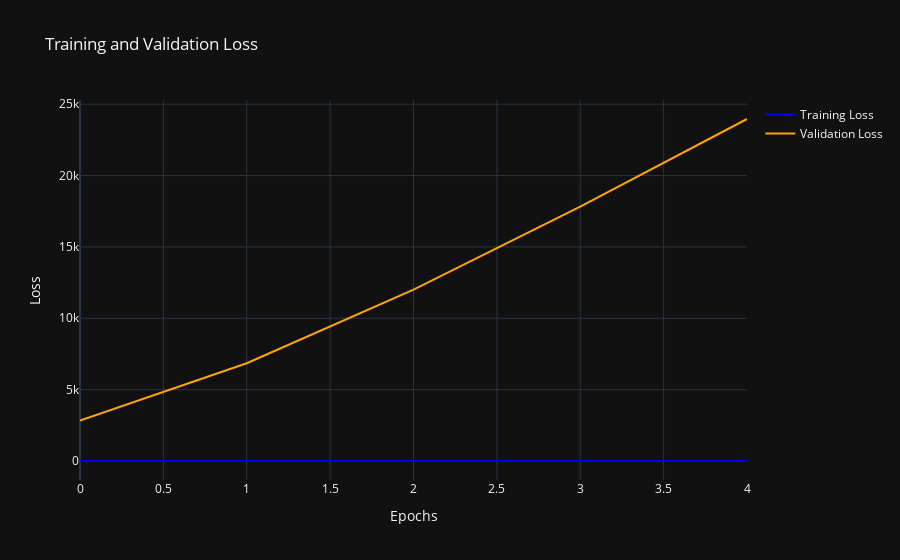
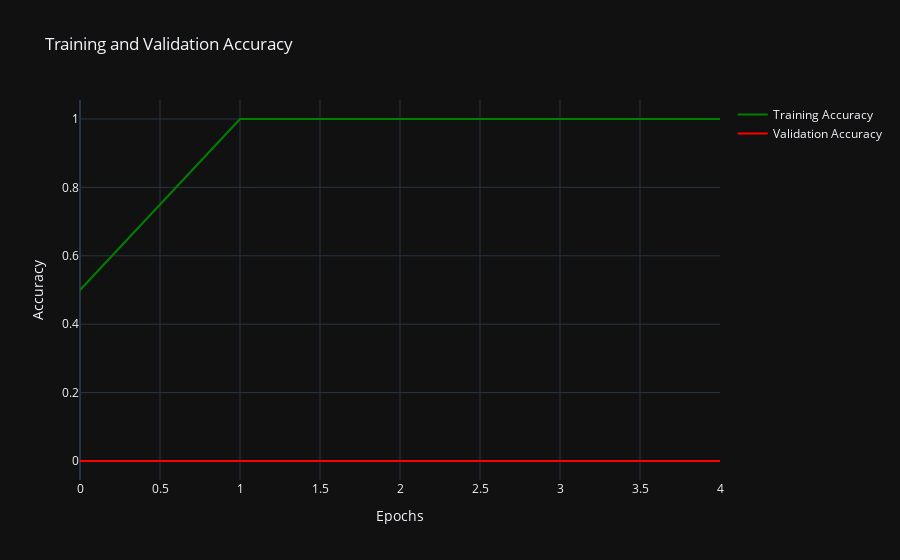

Notebook code for these charts, in order:
### Code cell
import plotly.graph_objects as go
import plotly.express as px



# Create a Plotly figure for loss
fig_loss = go.Figure()

fig_loss.add_trace(go.Scatter(x=history.epoch,
                             y=history.history['loss'],
                             mode='lines',
                             name='Training Loss',
                             line=dict(color='blue')))
fig_loss.add_trace(go.Scatter(x=history.epoch,
                             y=history.history['val_loss'],
                             mode='lines',
                             name='Validation Loss',
                             line=dict(color='orange')))

fig_loss.update_layout(title='Training and Validation Loss',
                      xaxis_title='Epochs',
                      yaxis_title='Loss',
                      template='plotly_dark')

# Create a Plotly figure for accuracy
fig_accuracy = go.Figure()

fig_accuracy.add_trace(go.Scatter(x=history.epoch,
                                 y=history.history['accuracy'],
                                 mode='lines',
                                 name='Training Accuracy',
                                 line=dict(color='green')))
fig_accuracy.add_trace(go.Scatter(x=history.epoch,
                                 y=history.history['val_accuracy'],
                                 mode='lines',
                                 name='Validation Accuracy',
                                 line=dict(color='red')))

fig_accuracy.update_layout(title='Training and Validation Accuracy',
                          xaxis_title='Epochs',
                          yaxis_title='Accuracy',
                          template='plotly_dark')

# Show the figures
fig_loss.show()
fig_accuracy.show()

### Figure 1 — Plotly figure (JSON) as saved in the notebook; plotly's stock layout.template omitted (floating-point values rounded to 4 significant figures)
{"data": [{"line": {"color": "blue"}, "mode": "lines", "name": "Training Loss", "type": "scatter", "x": [0, 1, 2, 3, 4], "y": [0.3788, 3.367e-11, 0, 0, 0]}, {"line": {"color": "orange"}, "mode": "lines", "name": "Validation Loss", "type": "scatter", "x": [0, 1, 2, 3, 4], "y": [2831.0, 6848.0, 12000.0, 17830.0, 23960.0]}], "layout": {"title": {"text": "Training and Validation Loss"}, "xaxis": {"title": {"text": "Epochs"}}, "yaxis": {"title": {"text": "Loss"}}}}

### Figure 2 — Plotly figure (JSON) as saved in the notebook; plotly's stock layout.template omitted (floating-point values rounded to 4 significant figures)
{"data": [{"line": {"color": "green"}, "mode": "lines", "name": "Training Accuracy", "type": "scatter", "x": [0, 1, 2, 3, 4], "y": [0.5, 1, 1, 1, 1]}, {"line": {"color": "red"}, "mode": "lines", "name": "Validation Accuracy", "type": "scatter", "x": [0, 1, 2, 3, 4], "y": [0, 0, 0, 0, 0]}], "layout": {"title": {"text": "Training and Validation Accuracy"}, "xaxis": {"title": {"text": "Epochs"}}, "yaxis": {"title": {"text": "Accuracy"}}}}
